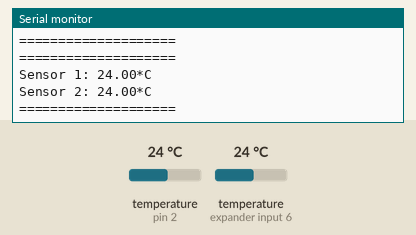
Simulated run of this sketch. Board: Arduino Uno, built with avr-gcc and run on an emulated ATmega328P. Parts: the last lines printed to the serial monitor. Inputs (shaded band) come from the test bench; at power-on: temperature (sensors on pin 2, expander input 6) 24 °C.

Above: at 3.3 s.
3.4 s: temperature (sensor on pin 2) set to 12 °C
At 5.6 s:
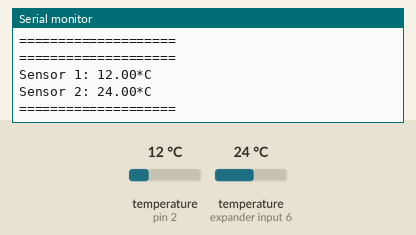
5.9 s: temperature (sensor on expander input 6) set to 12 °C
At 7.5 s:
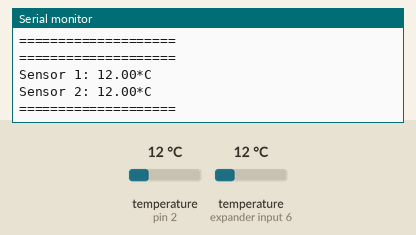
8.4 s: temperature (sensor on pin 2) set to 19 °C
At 10.6 s:
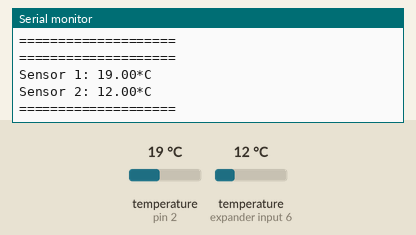
10.9 s: temperature (sensor on expander input 6) set to 19 °C
At 12.8 s:
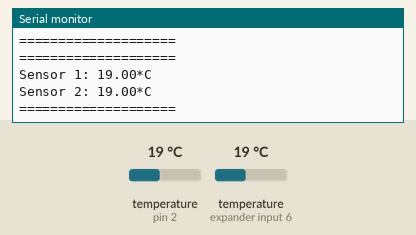
Timing chart, 0 to 14.3 s (numbered marks = the images above; inputs shaded):
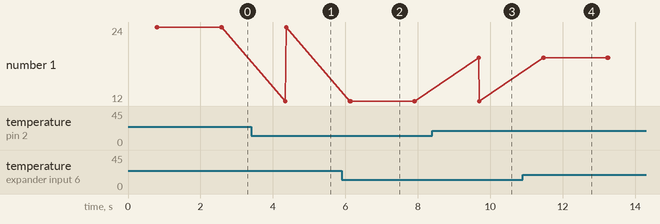

Measured:
- after the input at 3.4 s, the serial monitor: prints a new line after 0.95 s (image 1)
- after the input at 5.9 s, the serial monitor: prints a new line after 0.24 s (image 2)
- after the input at 8.4 s, the serial monitor: prints a new line after 1.3 s (image 3)
- after the input at 10.9 s, the serial monitor: prints a new line after 0.58 s (image 4)

The sketch:

ds18b20.ino
```cpp
#include <OneWire.h>
#include <DallasTemperature.h>

OneWire oneWire(2);
DallasTemperature sensors(&oneWire);

void setup() {
  Serial.begin(9600);
  sensors.begin();
}

void loop() {
  sensors.requestTemperatures();

  Serial.println("====================");
  Serial.print("Sensor 1: ");
  Serial.print(sensors.getTempCByIndex(0));
  Serial.println("*C");
  Serial.print("Sensor 2: ");
  Serial.print(sensors.getTempCByIndex(1));
  Serial.println("*C");
  Serial.println("====================");
  delay(1000);
}
```
